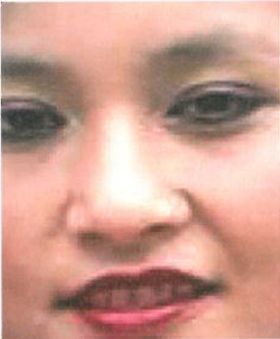
#> input picture model.PNG, 280 x 339 px, found by its file name
$ python 'backprojection-간단하게수정.py'
#> lines starting #> are read from the running program, lines starting #| are printed output that depends on the picture
import cv2 as cv
import numpy as np
import math

# 모델 이미지와 HSV공간으로 변환한 모델 이미지
roi = cv.imread('model.png')
#> roi is the input picture: shape (339, 280, 3); mean B, G, R 143.6, 157.5, 204.8
hsv_roi = cv.cvtColor(roi,cv.COLOR_BGR2HSV)
#> hsv_roi: shape (339, 280, 3); mean H, S, V 13.1, 76.8, 204.8

# 타겟 이미지와 HSV공간으로 변환한 타겟 이미지
target = cv.imread('target.jpg')
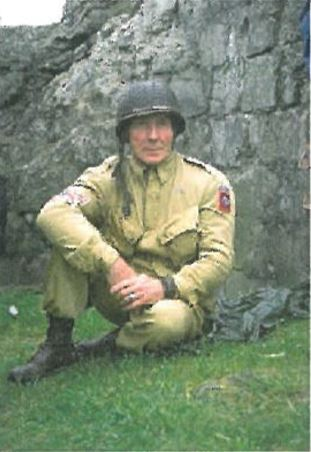
#> input picture target.JPG, 311 x 452 px, found by its file name
#> target is the input picture: shape (452, 311, 3); mean B, G, R 115.1, 136.9, 124.2
hsv_target = cv.cvtColor(target,cv.COLOR_BGR2HSV)
#> hsv_target: shape (452, 311, 3); mean H, S, V 56.2, 48.2, 139
# 책에서 q단계로 줄인 2차원 히스토그램을 만든다. 여기서는 64를 사용하였다.
scale = 64 #높이면 선명도가 올라감

# 각각 q단계인 모델 HS히스토그램과 타겟 HS히스토그램을 만듬
model_hist = np.zeros((scale,scale))
target_hist = np.zeros((scale,scale))

# 알고리즘 2-2를 사용하여 정규화된 히스토그램을 만든다.(모델만 만듬.)
for i in range(hsv_roi.shape[1]):
    for j in range(hsv_roi.shape[0]):
        model_hist[math.trunc(hsv_roi.item(j,i,0)/180*(scale-1)),math.trunc(hsv_roi.item(j,i,1)*(scale-1)/255)]+=1
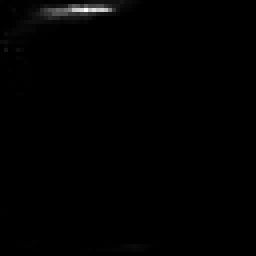
#> model_hist: shape (64, 64) float64 (shown 4 times larger); min 0, max 3859, mean 23.2; drawn with min black and max white
for i in range(scale):
    for j in range(scale):
        norm_model_hist = model_hist/(hsv_roi.shape[0] * hsv_roi.shape[1])
norm_model_hist /= np.max(norm_model_hist)

# 타겟이미지와 같은 크기를 가지는 빈 이미지를 만든다.
backP_img = np.zeros((target.shape[0],target.shape[1]),np.float64)
backP_img_u = np.zeros((target.shape[0],target.shape[1]),np.uint8)

# 타겟 이미지의 픽셀값을 양자화 하여 모델 히스토그램으로 이동하여 나오는 색상값으로 역투영을 수행한다.
for i in range(hsv_target.shape[1]):
    for j in range(hsv_target.shape[0]):
        backP_img[j,i] = norm_model_hist[math.trunc(hsv_target.item(j,i,0)*(scale-1)/180),math.trunc(hsv_target.item(j,i,1)*(scale-1)/255)]
        backP_img_u[j,i] = backP_img[j,i] * 255
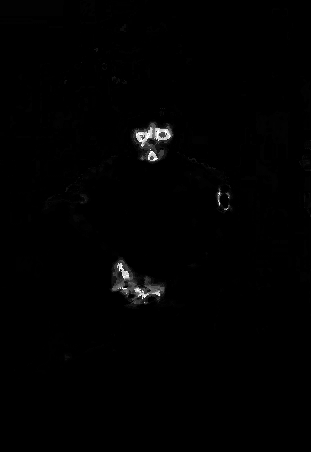
#> backP_img: shape (452, 311) float64; min 0, max 1, mean 0.00752

# 이미지를 출력한다. imshow함수는 입력되는 배열의 값이 소수일 경우 [0.0, 1.0]의 범위를 [0, 255]에 매핑하여 변환해 출력해준다.
cv.imshow('img',backP_img)
cv.waitKey(0)
cv.destroyAllWindows()
